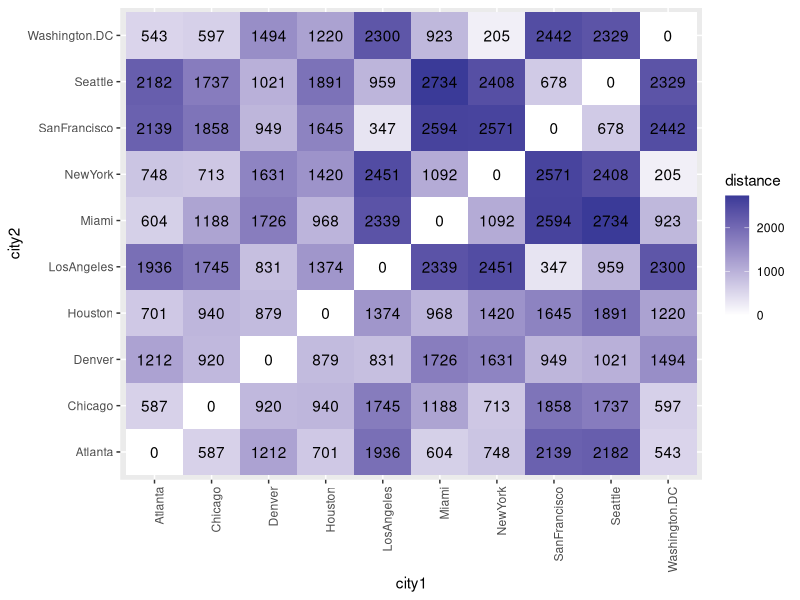
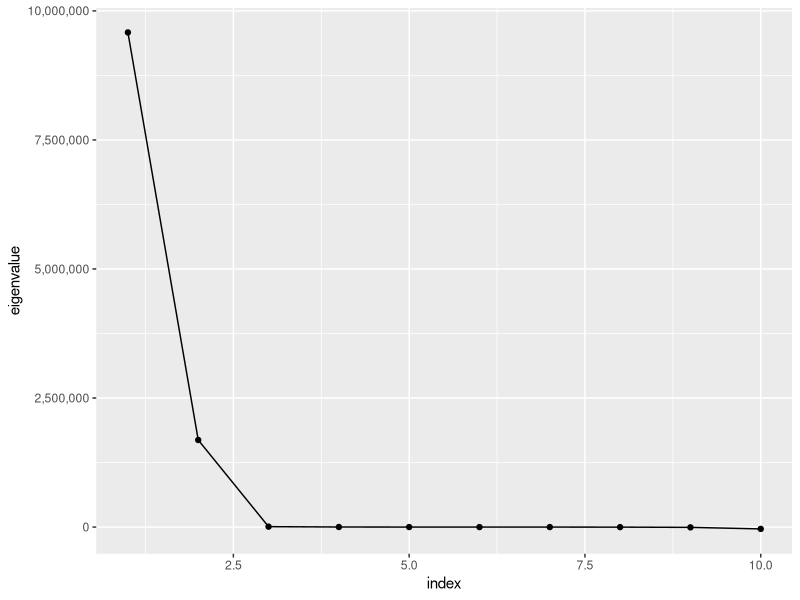
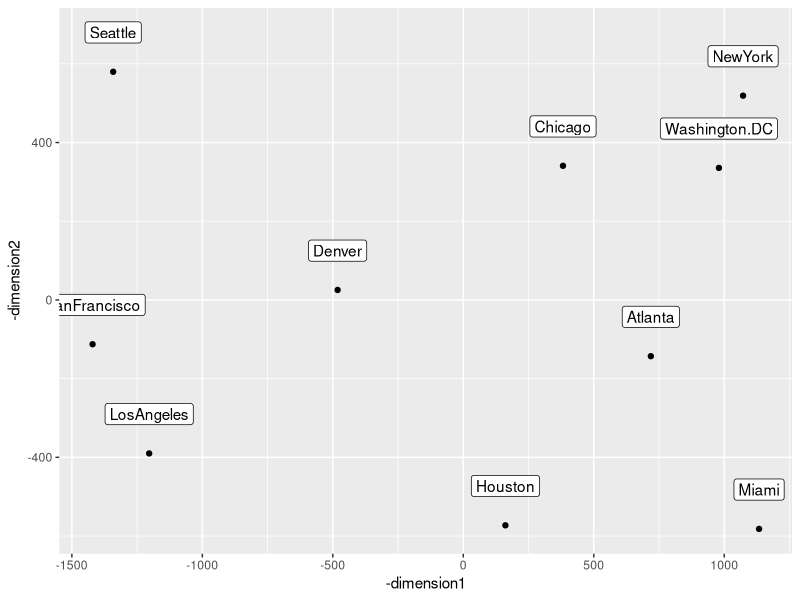
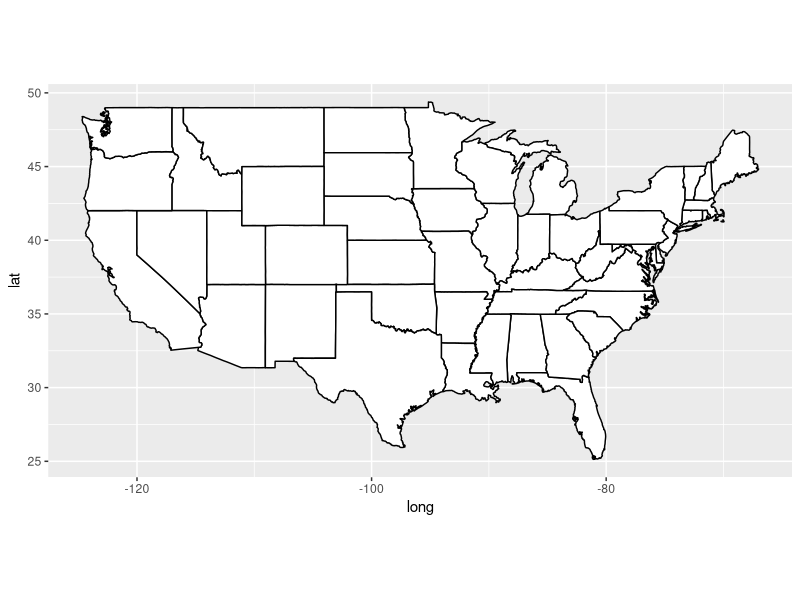
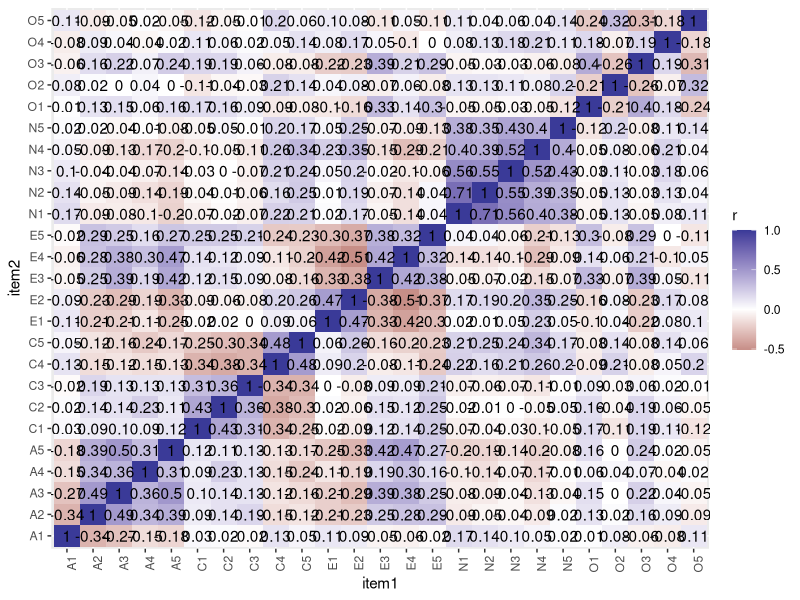
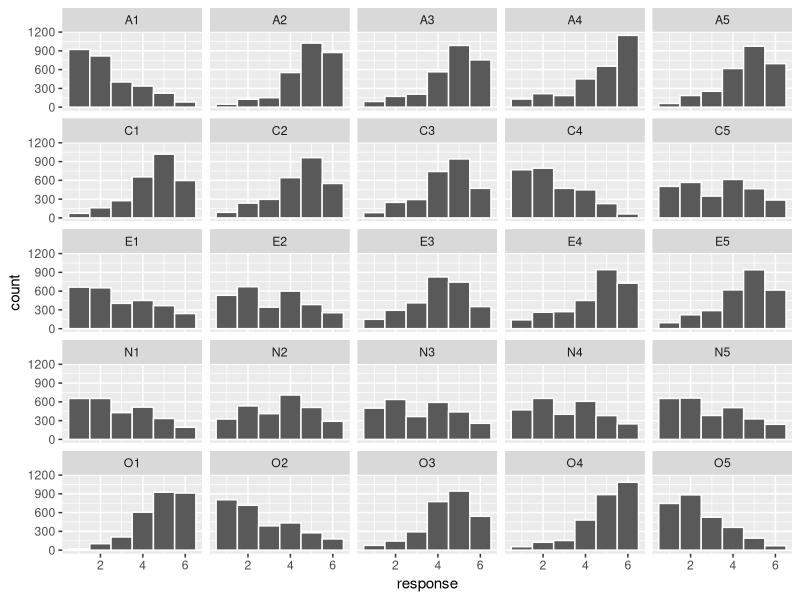
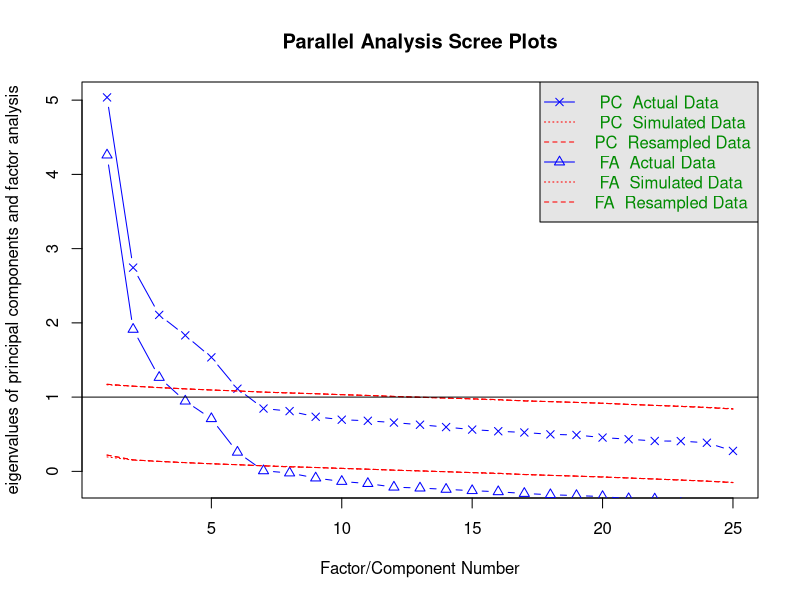
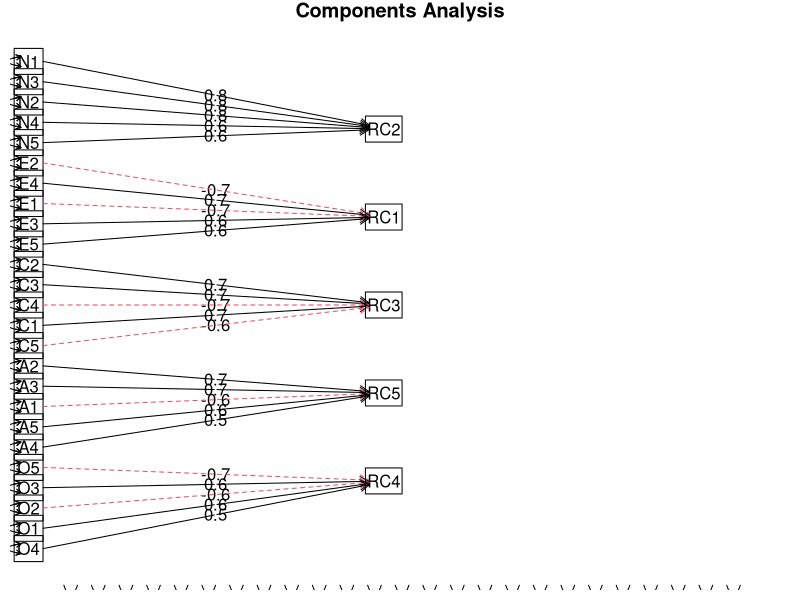

Recreate these plots in R, in order.
## ---- chunk 1

# install.packages("tidyverse")
# install.packages("knitr")
# install.packages("maps")
# install.packages("psych")
# install.packages("MASS")

library(tidyverse)
library(knitr)
library(maps)
library(psych)
library(MASS)

# use select from dplyr
select <- dplyr::select

## ---- chunk 2

UScitiesD %>% 
  as.matrix() %>% 
  kable()

## ---- chunk 3

UScitiesD %>% 
  as.matrix() %>% 
  as.data.frame() %>% 
  mutate(city1 = rownames(.)) %>% 
  gather(key = city2, value = distance, -city1) %>% 
  ggplot(mapping = aes(x = city1, y = city2, fill = distance, label = distance)) +
  geom_tile() +
  geom_text() +
  scale_fill_gradient2() +
  theme(axis.text.x = element_text(angle = 90, hjust = 1))

## ---- chunk 4

# give it distance values and number of dimensions
# also ask for the function to output eigenvalues
cmdscale.fit1 <- cmdscale(UScitiesD, k = 2, eig = TRUE)

## ---- chunk 5

tibble(index = 1:length(cmdscale.fit1$eig),
       eigenvalue = cmdscale.fit1$eig) %>% 
  ggplot(mapping = aes(x = index, y = eigenvalue)) +
  geom_line() +
  geom_point() +
  scale_y_continuous(labels = scales::comma)

## ---- chunk 6

cmdscale.data <- tibble(city = rownames(cmdscale.fit1$points),
                        dimension1 = cmdscale.fit1$points[, 1],
                        dimension2 = cmdscale.fit1$points[, 2])

## ---- chunk 7

cmdscale.data %>% 
  ggplot(mapping = aes(x = -dimension1, y = -dimension2, label = city)) +
  geom_point() +
  geom_label(nudge_y = 100)

## ---- chunk 8

map_data("state") %>% 
  ggplot(mapping = aes(x = long, y = lat, group = group)) +
  geom_polygon(fill = "white", colour = "black") +
  coord_quickmap()

## ---- chunk 9

bfi.dictionary %>% 
  slice(-c(26, 27, 28)) %>% 
  select(Item, Big6, Keying) %>% 
  kable()

## ---- chunk 10

bfi %>%
  select(A1, A2, A3, A4, A5, C1, C2, C3, C4, C5, E1, E2, E3, E4, E5, N1, N2, N3, N4, N5, O1, O2, O3, O4, O5) %>% 
  cor(use = "pairwise.complete.obs") %>% 
  round(2) %>% 
  as.data.frame() %>% 
  mutate(item1 = rownames(.)) %>% 
  gather(key = item2, value = r, -item1) %>% 
  ggplot(mapping = aes(x = item1, y = item2, fill = r, label = r)) +
  geom_tile() +
  geom_text() +
  scale_fill_gradient2() +
  theme(axis.text.x = element_text(angle = 90, hjust = 1))

## ---- chunk 11

bfi %>%
  select(A1, A2, A3, A4, A5, C1, C2, C3, C4, C5, E1, E2, E3, E4, E5, N1, N2, N3, N4, N5, O1, O2, O3, O4, O5) %>% 
  gather(key = variable, value = response) %>% 
  ggplot(mapping = aes(x = response)) +
  geom_histogram(binwidth = 1, color = "white") +
  facet_wrap(facets = ~ variable)

## ---- chunk 12

bfi %>%
  select(A1, A2, A3, A4, A5, C1, C2, C3, C4, C5, E1, E2, E3, E4, E5, N1, N2, N3, N4, N5, O1, O2, O3, O4, O5) %>% 
  fa.parallel(fm = "minres", fa = "both")

## ---- chunk 13

bfi25 <- bfi %>%
  select(A1, A2, A3, A4, A5, C1, C2, C3, C4, C5, E1, E2, E3, E4, E5, N1, N2, N3, N4, N5, O1, O2, O3, O4, O5)

## ---- chunk 14

principal(bfi25, nfactors = 5, rotate = "varimax") %>% 
  print(sort = TRUE)

# plot
principal(bfi25, nfactors = 5, rotate = "varimax") %>% 
  fa.diagram(sort = TRUE, errors = TRUE)

## ---- chunk 15

fa(bfi25, nfactors = 5, rotate = "oblimin", fm = "minres") %>% 
  print(sort = TRUE)

# plot
fa(bfi25, nfactors = 5, rotate = "oblimin", fm = "minres") %>% 
  fa.diagram(sort = TRUE, errors = TRUE)

## ---- chunk 16

# fit principal componenets analysis
principal.fit1 <- principal(bfi25, nfactors = 5, rotate = "varimax")

# fit factor analysis
fa.fit1 <- fa(bfi25, nfactors = 5, rotate = "oblimin", fm = "minres")

## ---- chunk 17

factor.congruence(list(principal.fit1, fa.fit1)) %>% 
  as.data.frame() %>% 
  mutate(factor1 = rownames(.)) %>% 
  gather(key = factor2, value = r, -factor1) %>% 
  ggplot(mapping = aes(x = factor1, y = factor2, fill = r, label = r)) +
  geom_tile() +
  geom_text() +
  scale_fill_gradient2()

## ---- chunk 18

# save correlation matrix
r <- corFiml(bfi25)

# convert to distance matrix
bfi.d <- sqrt(2 * (1 - r))

## ---- chunk 19

# give it distance values and number of dimensions
# also ask for the function to output eigenvalues
isoMDS.fit1 <- isoMDS(bfi.d, k = 2, maxit = 100)

## ---- chunk 20

isoMDS.data1 <- tibble(item = rownames(isoMDS.fit1$points),
                       dimension1 = isoMDS.fit1$points[, 1],
                       dimension2 = isoMDS.fit1$points[, 2],
                       trait = ifelse(str_detect(item, pattern = "A"), "Agreeableness",
                               ifelse(str_detect(item, pattern = "C"), "Conscientiousness",
                               ifelse(str_detect(item, pattern = "E"), "Extraversion",
                               ifelse(str_detect(item, pattern = "N"), "Emotional Stability",
                               ifelse(str_detect(item, pattern = "O"), "Openness", NA))))))

## ---- chunk 21

isoMDS.data1 %>% 
  ggplot(mapping = aes(x = dimension1, y = dimension2, label = item, color = trait)) +
  geom_point() +
  geom_text(nudge_x = 0.025) +
  theme(legend.position = "top")

